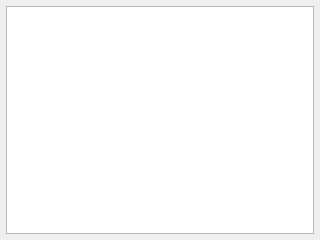
<?xml version="1.0" encoding="UTF-8"?>
<ui version="4.0">
 <class>ViewSettingAccountPage</class>
 <widget class="QFrame" name="ViewSettingAccountPage">
  <property name="geometry">
   <rect>
    <x>0</x>
    <y>0</y>
    <width>320</width>
    <height>240</height>
   </rect>
  </property>
  <property name="windowTitle">
   <string>Frame</string>
  </property>
  <property name="frameShape">
   <enum>QFrame::NoFrame</enum>
  </property>
  <property name="frameShadow">
   <enum>QFrame::Raised</enum>
  </property>
  <layout class="QHBoxLayout" name="horizontalLayout">
   <property name="leftMargin">
    <number>6</number>
   </property>
   <property name="topMargin">
    <number>6</number>
   </property>
   <property name="rightMargin">
    <number>6</number>
   </property>
   <property name="bottomMargin">
    <number>6</number>
   </property>
   <item>
    <widget class="QTableView" name="accountList">
     <property name="styleSheet">
      <string notr="true">QTableView::icon {
    background-color: green;
}
QTableView::item {
    text-align: center;
}
</string>
     </property>
     <property name="frameShape">
      <enum>QFrame::StyledPanel</enum>
     </property>
     <property name="selectionMode">
      <enum>QAbstractItemView::SingleSelection</enum>
     </property>
     <property name="selectionBehavior">
      <enum>QAbstractItemView::SelectRows</enum>
     </property>
     <property name="showGrid">
      <bool>false</bool>
     </property>
     <property name="gridStyle">
      <enum>Qt::DashLine</enum>
     </property>
     <property name="cornerButtonEnabled">
      <bool>false</bool>
     </property>
    </widget>
   </item>
  </layout>
 </widget>
 <resources/>
 <connections/>
</ui>
